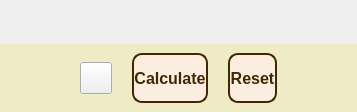
        <widget class="QFrame" name="frame_3">
         <property name="frameShape">
          <enum>QFrame::NoFrame</enum>
         </property>
         <property name="frameShadow">
          <enum>QFrame::Raised</enum>
         </property>
         <layout class="QVBoxLayout" name="verticalLayout_30">
          <property name="spacing">
           <number>0</number>
          </property>
          <property name="leftMargin">
           <number>0</number>
          </property>
          <property name="topMargin">
           <number>0</number>
          </property>
          <property name="rightMargin">
           <number>0</number>
          </property>
          <property name="bottomMargin">
           <number>0</number>
          </property>
          <item>
           <widget class="QFrame" name="frame_16">
            <property name="frameShape">
             <enum>QFrame::NoFrame</enum>
            </property>
            <property name="frameShadow">
             <enum>QFrame::Raised</enum>
            </property>
            <layout class="QVBoxLayout" name="verticalLayout_31">
             <property name="spacing">
              <number>0</number>
             </property>
             <property name="leftMargin">
              <number>0</number>
             </property>
             <property name="topMargin">
              <number>0</number>
             </property>
             <property name="rightMargin">
              <number>0</number>
             </property>
             <property name="bottomMargin">
              <number>0</number>
             </property>
             <item>
              <widget class="QFrame" name="frame_42">
               <property name="frameShape">
                <enum>QFrame::NoFrame</enum>
               </property>
               <property name="frameShadow">
                <enum>QFrame::Raised</enum>
               </property>
               <layout class="QVBoxLayout" name="verticalLayout_2">
                <property name="spacing">
                 <number>0</number>
                </property>
                <property name="leftMargin">
                 <number>0</number>
                </property>
                <property name="topMargin">
                 <number>0</number>
                </property>
                <property name="rightMargin">
                 <number>0</number>
                </property>
                <property name="bottomMargin">
                 <number>0</number>
                </property>
                <item>
                 <widget class="QLabel" name="l_prediction">
                  <property name="font">
                   <font>
                    <family>Rockwell</family>
                    <pointsize>24</pointsize>
                    <bold>true</bold>
                   </font>
                  </property>
                  <property name="text">
                   <string/>
                  </property>
                  <property name="alignment">
                   <set>Qt::AlignCenter</set>
                  </property>
                 </widget>
                </item>
               </layout>
              </widget>
             </item>
            </layout>
           </widget>
          </item>
          <item>
           <widget class="QFrame" name="frame_19">
            <property name="styleSheet">
             <string notr="true">QFrame {background-color: rgba(239, 234, 178, 180);}</string>
            </property>
            <property name="frameShape">
             <enum>QFrame::NoFrame</enum>
            </property>
            <property name="frameShadow">
             <enum>QFrame::Raised</enum>
            </property>
            <layout class="QHBoxLayout" name="horizontalLayout_12">
             <property name="spacing">
              <number>20</number>
             </property>
             <property name="leftMargin">
              <number>80</number>
             </property>
             <property name="rightMargin">
              <number>80</number>
             </property>
             <item>
              <widget class="QPushButton" name="bt_goback">
               <property name="minimumSize">
                <size>
                 <width>32</width>
                 <height>32</height>
                </size>
               </property>
               <property name="maximumSize">
                <size>
                 <width>32</width>
                 <height>32</height>
                </size>
               </property>
               <property name="cursor">
                <cursorShape>PointingHandCursor</cursorShape>
               </property>
               <property name="text">
                <string/>
               </property>
               <property name="iconSize">
                <size>
                 <width>32</width>
                 <height>32</height>
                </size>
               </property>
              </widget>
             </item>
             <item>
              <widget class="QPushButton" name="bt_calculate">
               <property name="minimumSize">
                <size>
                 <width>0</width>
                 <height>50</height>
                </size>
               </property>
               <property name="font">
                <font>
                 <pointsize>12</pointsize>
                 <bold>true</bold>
                </font>
               </property>
               <property name="cursor">
                <cursorShape>PointingHandCursor</cursorShape>
               </property>
               <property name="styleSheet">
                <string notr="true">QPushButton {
  background-color: #fbeee0;
  border: 2px solid #422800;
  border-radius: 10px;
  color: #422800;
}

QPushButton:hover {
  background-color: #fff;
}</string>
               </property>
               <property name="text">
                <string>Calculate</string>
               </property>
              </widget>
             </item>
             <item>
              <widget class="QPushButton" name="bt_reset">
               <property name="minimumSize">
                <size>
                 <width>0</width>
                 <height>50</height>
                </size>
               </property>
               <property name="font">
                <font>
                 <pointsize>12</pointsize>
                 <bold>true</bold>
                </font>
               </property>
               <property name="cursor">
                <cursorShape>PointingHandCursor</cursorShape>
               </property>
               <property name="styleSheet">
                <string notr="true">QPushButton {
  background-color: #fbeee0;
  border: 2px solid #422800;
  border-radius: 10px;
  color: #422800;
}

QPushButton:hover {
  background-color: #fff;
}</string>
               </property>
               <property name="text">
                <string>Reset</string>
               </property>
              </widget>
             </item>
            </layout>
           </widget>
          </item>
         </layout>
        </widget>
